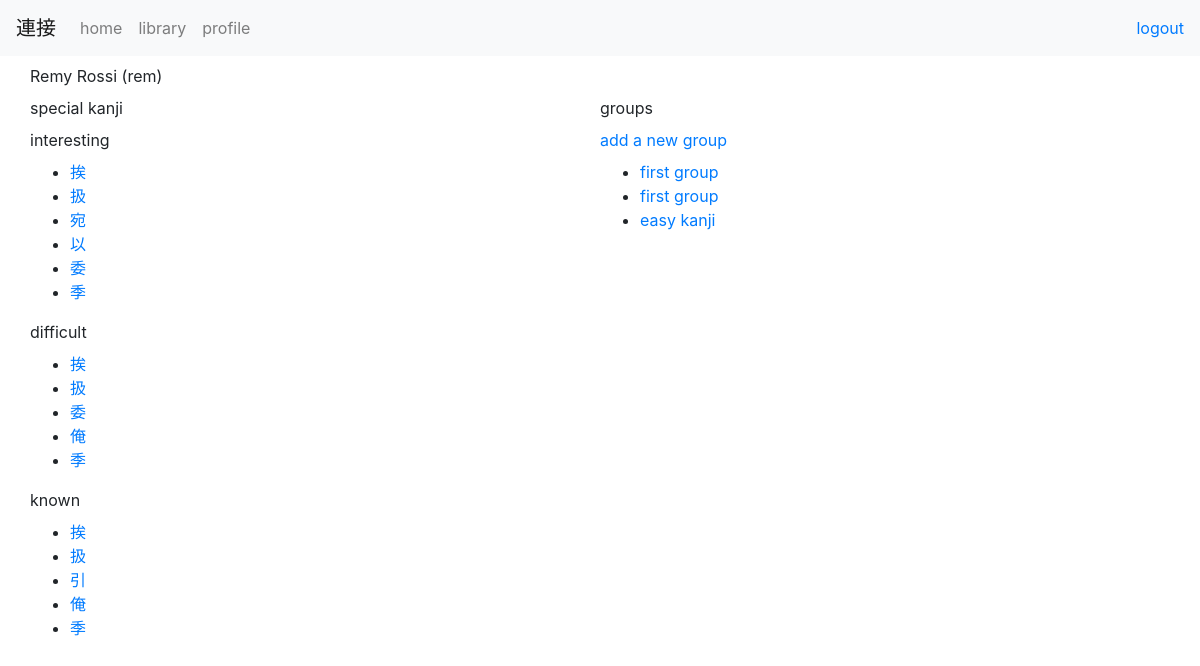
/profile/ (signed in), run on an earlier commit of the app's database.
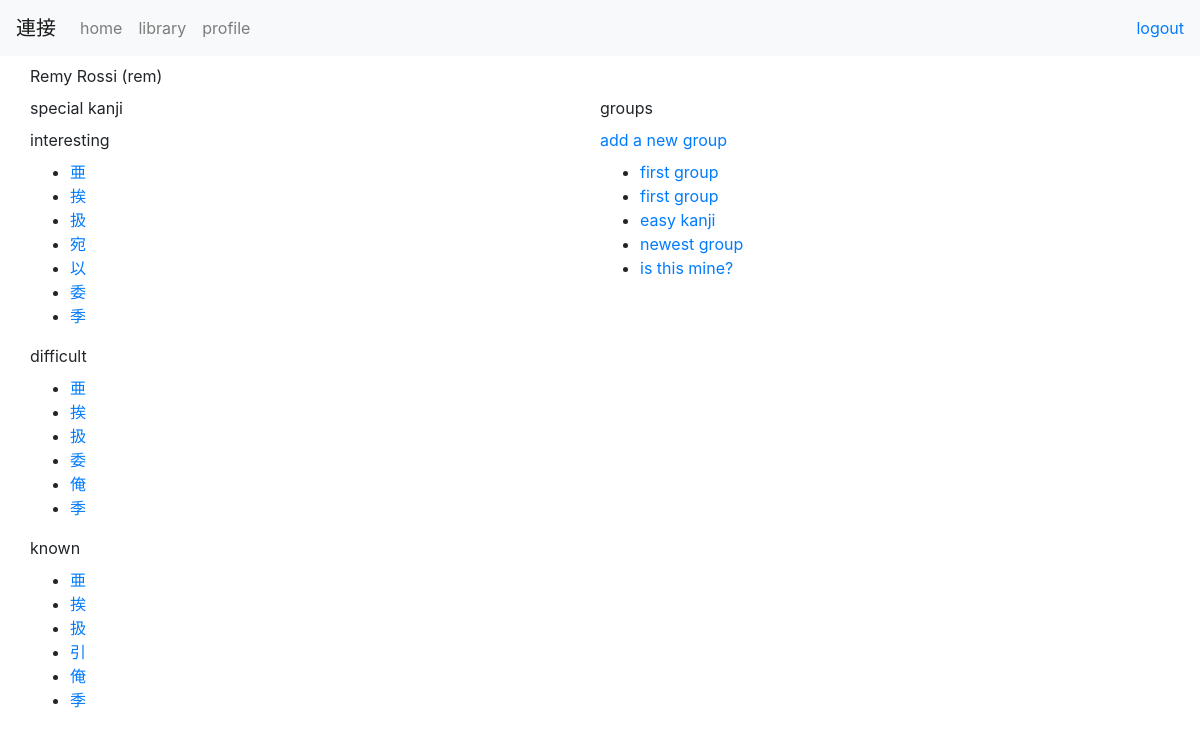
And on a later commit of the database.
### toshokan/models.py (models this page shows, shortened)
class Kanji(models.Model):
    character      = models.CharField(max_length=10)
    alt_characters = models.CharField(max_length=10)
    radical        = models.CharField(max_length=10)
    strokes        = models.IntegerField()
    grade          = models.CharField(max_length=2)
    meaning        = models.TextField()
    reading_jpn    = models.CharField(max_length=100)
    reading_eng    = models.CharField(max_length=100)

### base/models.py (models this page shows, shortened)
class KanjiGroup(models.Model):
    name        = models.CharField(max_length=100)
    user        = models.ForeignKey(UserProfile, related_name="group_profile", on_delete=models.CASCADE)
    group_kanji = models.ManyToManyField(Kanji, blank=True, related_name="group_kanji", through="KanjiGroupElement")
    date_time   = models.DateTimeField(default=timezone.now)

### base/views.py (the view)
# urls.py: path('profile/', views.profile, name='profile'),
@login_required
def profile(request):
    userinfo = request.user.profile
    context  = {'userinfo': userinfo}
    return render(request, 'base/profile.html', context)

### base/templates/base/profile.html
{% extends 'base/base.html' %}
{% block content %}
    <div class="row py-2">
        <div class="col-sm-12">
            <div class="row">
                {{ userinfo.user.first_name }} {{ userinfo.user.last_name }} ({{userinfo.user.username}})
            </div>
        </div>
    </div>
    <div class="row pb-2">
        <div class="col-sm-6">
            <div class="row pb-2">
                special kanji
            </div>
            <div class="row pb-2">
                interesting
            </div>
            <div class="row">
                <ul>
                {% for kanji in userinfo.interesting_kanji.all %}
                    <li>
                        <a href="{% url 'toshokan:individual' kanji.id %}">{{ kanji.character }}</a>
                    </li>
                {% endfor %}
                </ul>
            </div>
            <div class="row pb-2">
                difficult
            </div>
            <div class="row">
                <ul>
                {% for kanji in userinfo.difficult_kanji.all %}
                    <li>
                        <a href="{% url 'toshokan:individual' kanji.id %}">{{ kanji.character }}</a>
                    </li>
                {% endfor %}
                </ul>
            </div>
            <div class="row pb-2">
                known
            </div>
            <div class="row">
                <ul>
                {% for kanji in userinfo.known_kanji.all %}
                    <li>
                        <a href="{% url 'toshokan:individual' kanji.id %}">{{ kanji.character }}</a>
                    </li>
                {% endfor %}
                </ul>
            </div>
        </div>
        <div class="col-sm-6">
            <div class="row pb-2">
                groups
            </div>
            <div class="row pb-2">
                <a href="{% url 'base:group' %}">add a new group</a>
            </div>
            <div class="row">
                <ul>
                {% for group in userinfo.group_profile.all %}
                    <li>
                        <a href="{% url 'base:group_individual' group.id %}">{{ group.name }}</a>
                    </li>
                {% endfor %}
                </ul>
            </div>
        </div>
    </div>
{% endblock %}

What changed in the data, as far as the page shows it:
now on this page (row unchanged): Kanji: character "亜"
added KanjiGroup: name "newest group"
added KanjiGroup: name "is this mine?"
